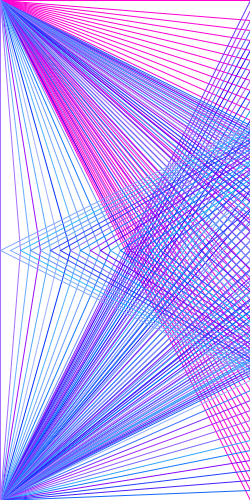
Frame 1 (no input)
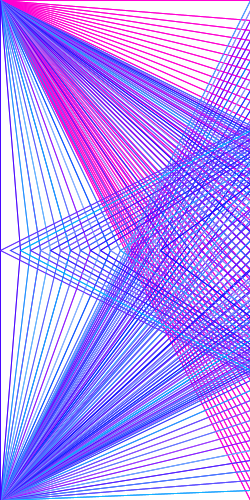
Frame 2 (the mouse pressed at the canvas centre, redrawn once)

The Processing sketch that drew these frames (run headless with seeded random() and noise(); the mouse was pressed at the canvas centre and the sketch redrawn once):

// Processing sketch: processing_32390
// ── processing_32390.pde




int a = 0;
int b = 0;
int c = 250;
int d = 500;
int e = 500;
int f = 0;
int g = 500;;


void setup(){
  
  size(250,500);
  background(255);

  strokeWeight(1);
  noFill();
  noLoop();
  
}

void draw(){
  
  while(d > 10){
    stroke(255,0,209);
  triangle(a, b, c, d, e, f);
  d = d - 10;
  }
  
  d = 500;
  while ( b < 500 ){
    stroke(random(0,169),random(0,189), random(255,255));
  triangle(a, d, c, b, e, g);  
  b = b + 10;
  }
  
  b = 0;  
  while (d > 10) {
    stroke(random(0,169),random(0,189), random(255,255));
  triangle(a, b, d, c, f, e); 
  d = d - 10;  
  }
  
  d = 500;
  while (b < 500){
    stroke(random(0,169),random(0,189), random(255,255));
  triangle(d, a, b, c, e, g);   
  b = b + 10;
}
   b = 0;
 

}
  
